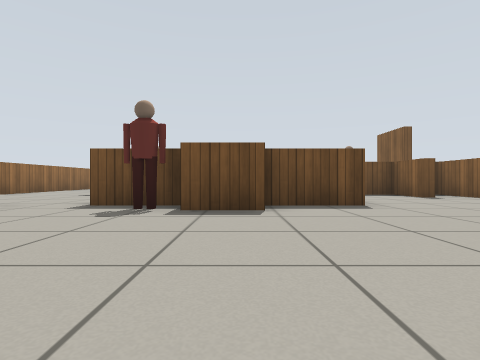
view 1 (above)

23 first-person views from a walk through a world built for the Gazebo simulator. The camera is 0.45 m above the floor, looks level and sees 80° across. The lines on the ground mark 1 m squares. The floor is counted in squares, 1 m on a side. Each view is taken from the middle of a square. On the plan, view 1 faces up. The plan holds only what a view shows up to about 9 squares ahead; the rest is blank. Gazebo's built-in surfaces are drawn with simple patterns. Simple shapes stand in for some stock models.

view 2
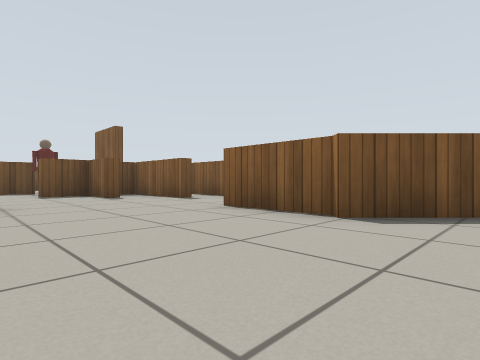

view 3
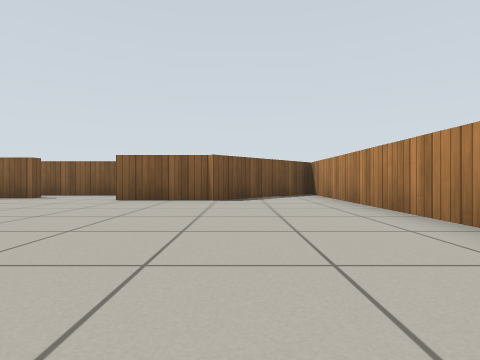

view 4
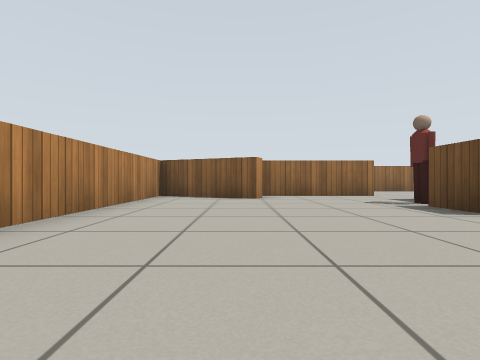

view 5
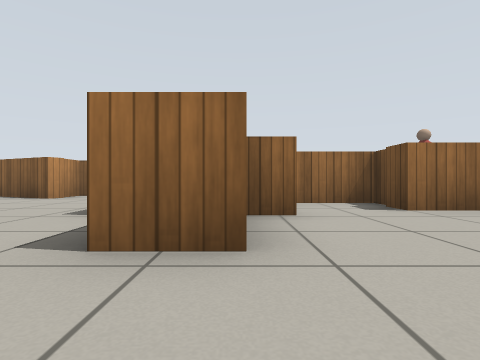

view 6
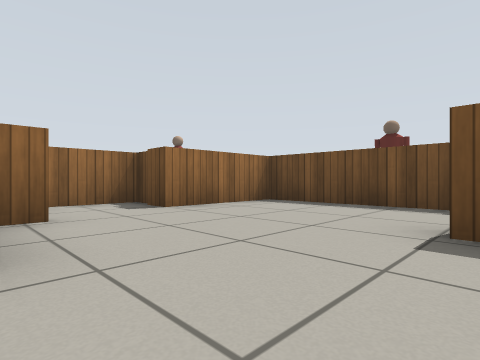

view 7
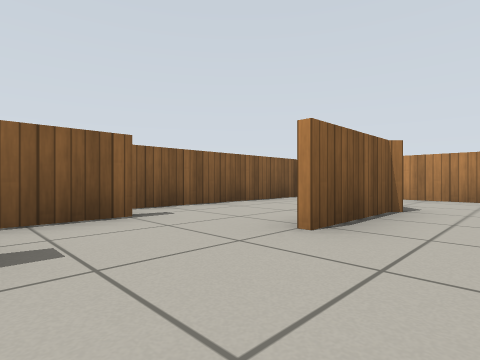

view 8
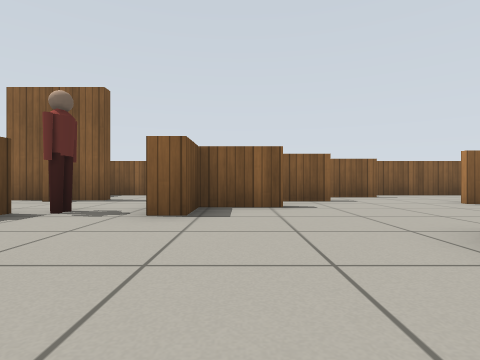

view 9
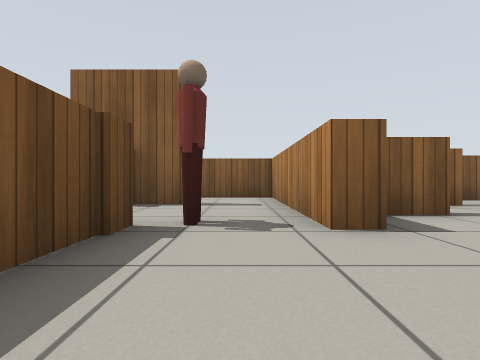

view 10
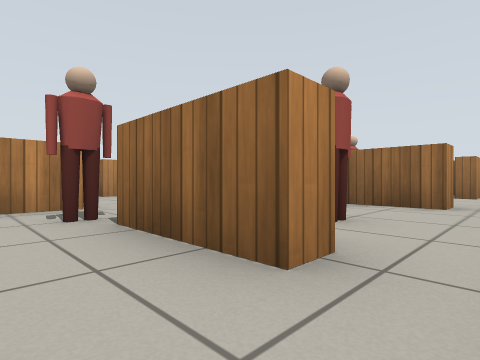

view 11
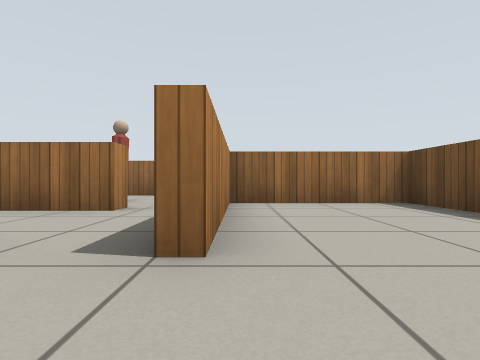

view 12
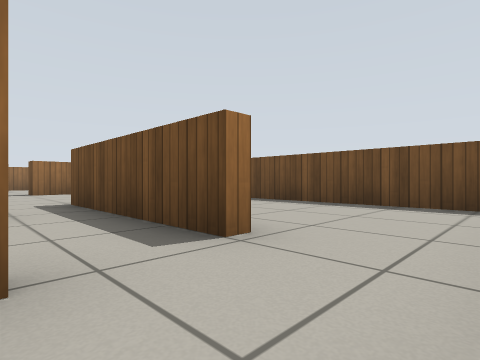

view 13
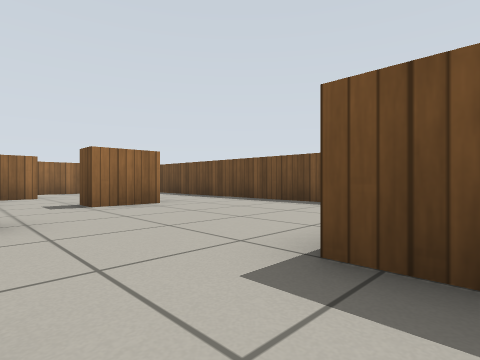

view 14
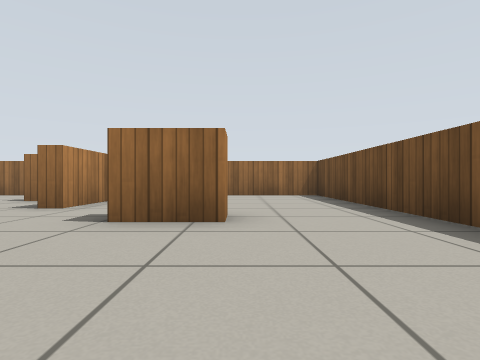

view 15
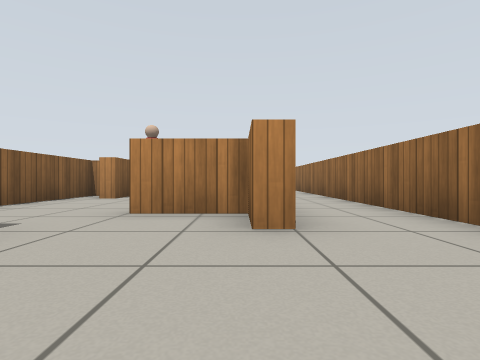

view 16
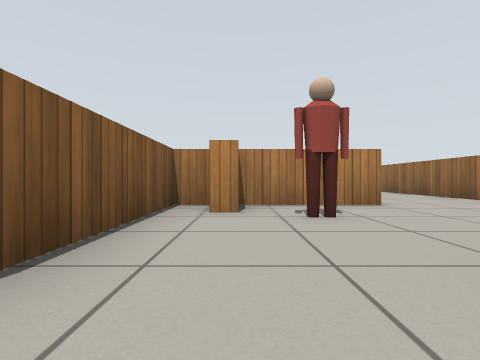

view 17
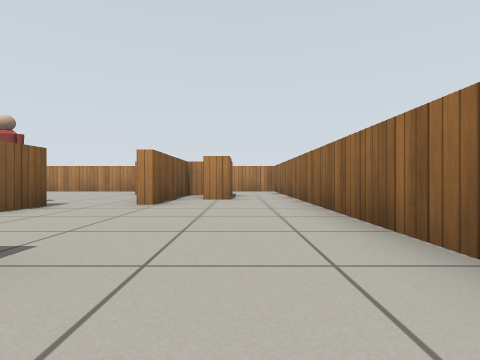

view 18
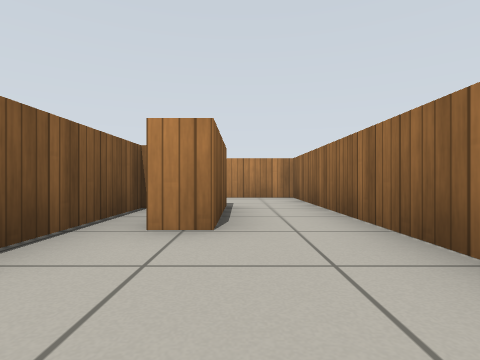

view 19
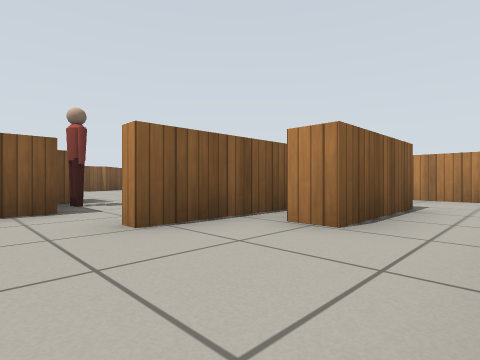

view 20
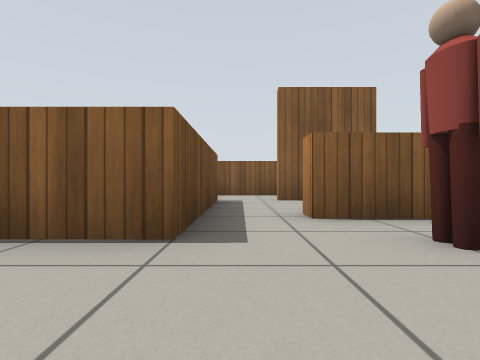

view 21
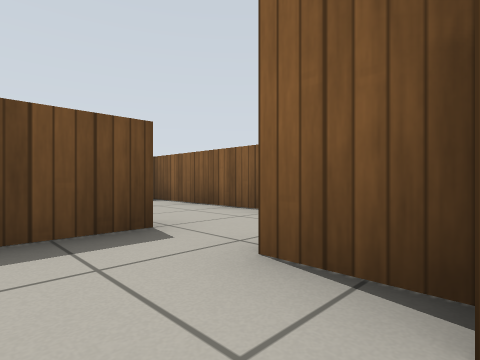

view 22
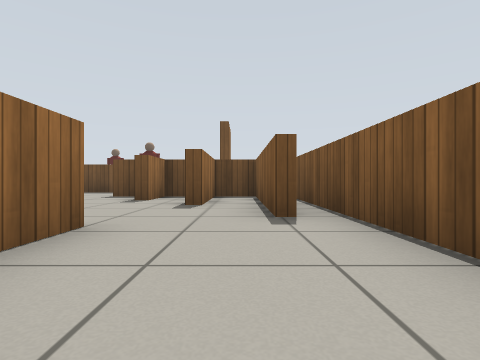

view 23
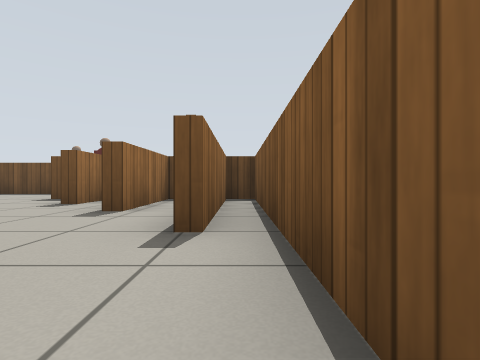

### Floor plan
Ten units are one square. View 1 is at (0, 0); x grows to the right and y downward. Boxes are objects, and circles mark ways between rooms. Rooms are numbered by the first view taken in them; rooms with no view inside come last. Other rooms are left out.
<svg viewBox="-79 -188 168 206">
<path fill="none" stroke="#000" d="M4 -42 -9 -42M18 -60 22 -60 22 -50 4 -50M-10 -50 -26 -50M4 -68 4 -60M55 -38 55 -28M53 -16 53 -38M47 -72 47 -87 36 -87 36 -92 46 -92M60 -60 60 -87 50 -87 50 -72M74 -44 74 -87M-10 -87 -16 -87 -16 -70M-33 -16 -28 -14 -41 13 80 13 52 -16M-41 -49 -41 -14M63 -87 63 -60M38 -112 -2 -112 -2 -85 -9 -85M84 6 84 -87 77 -87 77 -44M63 -121 63 -132M63 -110 63 -119 59 -119M38 -132 38 -112M46 -92 65 -92M64 -145 44 -145M84 -146 84 -183 25 -183 25 -148 64 -148M84 -129 84 -146M-26 -158 -20 -158 -20 -145 -26 -145M-9 -132 -2 -132 -2 -116M1 -183 -74 -183 -74 -156M-51 -132 -35 -132M-56 -144 -51 -144 -51 -135M33 -118 33 -132 38 -132M44 -145 22 -145 22 -159M-46 -89 -20 -89 -20 -100 -15 -100M-51 -126 -51 -114M-8 -89 -8 -126M-35 -132 -35 -127M-26 -50 -26 -60M-58 -34 -51 -34M-74 -156 -74 -34M-44 -14 -44 -49M-58 -10 -58 -34M-74 -34 -74 13 -51 13"/>
<rect x="-25" y="-45" width="20" height="10" fill="#bbb"><title>person</title></rect>
<rect x="35" y="-105" width="10" height="10" fill="#bbb"><title>person</title></rect>
<rect x="15" y="-125" width="10" height="10" fill="#bbb"><title>person</title></rect>
<rect x="-35" y="-105" width="10" height="10" fill="#bbb"><title>person</title></rect>
<circle cx="40" cy="-100" r="3" fill="#2a7"/>
<circle cx="-30" cy="-50" r="3" fill="#2a7"/>
<circle cx="60" cy="-140" r="3" fill="#2a7"/>
<circle cx="40" cy="-140" r="3" fill="#2a7"/>
<circle cx="75" cy="-150" r="3" fill="#2a7"/>
<circle cx="-45" cy="-138" r="3" fill="#2a7"/>
<circle cx="-70" cy="-30" r="3" fill="#2a7"/>
<text x="20" y="-40">1</text>
<text x="50" y="-120">2</text>
<text x="60" y="-160">3</text>
<text x="70" y="-140">4</text>
<text x="-10" y="-150">5</text>
<text x="-50" y="-90">6</text>
<text x="-60" y="0">7</text>
</svg>
Room 1 opens to room 2. Room 1 opens to room 6. Room 2 opens to room 4. Room 2 opens to room 5. Room 3 opens to room 4. Room 5 opens to room 6. Room 6 opens to room 7.

Where each view was taken, in squares from view 1:
view 1: 0 up, 0 right, facing up
view 2: 0 up, 2 right, facing up-right
view 3: 1 up, 1 left, facing right
view 4: 1 up, 4 right, facing left
view 5: 6 up, 4 right, facing left
view 6: 6 up, 4 right, facing up-left
view 7: 6 up, 4 right, facing down-right
view 8: 8 up, 0 right, facing right
view 9: 10 up, 1 right, facing right
view 10: 14 up, 5 right, facing down-left
view 11: 15 up, 8 right, facing left
view 12: 13 up, 8 right, facing up-left
view 13: 13 up, 3 right, facing up-left
view 14: 16 up, 1 right, facing left
view 15: 17 up, 5 left, facing down
view 16: 14 up, 2 left, facing down
view 17: 10 up, 6 left, facing down
view 18: 6 up, 6 left, facing down
view 19: 6 up, 7 left, facing down-right
view 20: 14 up, 0 right, facing right
view 21: 12 up, 5 right, facing up-right
view 22: 1 up, 7 right, facing up
view 23: 2 up, 8 right, facing up
